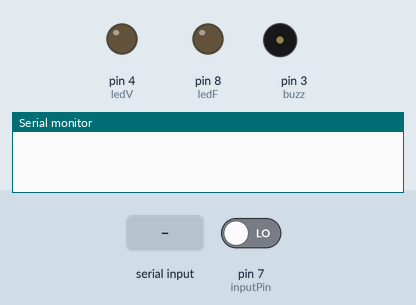
Recording of a sketch running on a simulated Arduino Uno, built with avr-gcc and run on an emulated ATmega328P. On the bench: output pins drawn as LEDs (lit = HIGH), buzzer (waves = sounding, pin HIGH), the last lines printed to the serial monitor. The inputs (shaded band) are chosen by the test bench; at power-on: pin 7 (inputPin) LOW.

Above: at 1.2 s.
1.3 s: pin 7 (inputPin) driven HIGH
At 1.41 s:
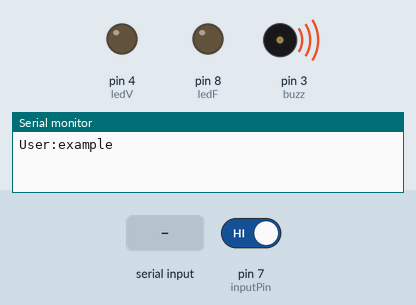
3.0 s: "userokay\n" received over Serial
At 4.7 s:
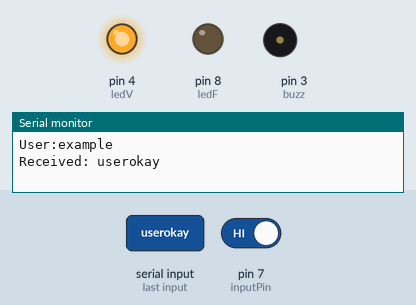
Timing chart, 0 to 10.0 s (numbered marks = the images above; inputs shaded):
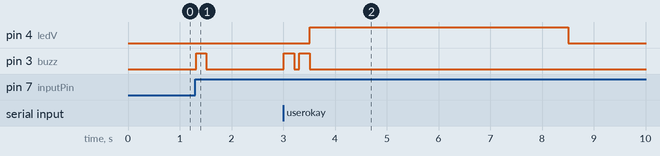

The sketch:

cofigoluzverdeluzroja.ino
```cpp
const int inputPin = 7;
const int ledF = 8;
const int ledV = 4;
const int buzz = 3;
bool estado = 0;

int lastButtonState = LOW;
int currentButtonState;

void encenderVerde() {
  digitalWrite(ledV, HIGH); // Enciende el LED verde (establece el pin 4 en alto)
  delay(5000); // Espera 5 segundos
  digitalWrite(ledV, LOW); // Apaga el LED verde (establece el pin 4 en bajo)
}

void encenderRojo() {
  digitalWrite(ledF, HIGH); // Enciende el LED verde (establece el pin 4 en alto)
  delay(5000); // Espera 5 segundos
  digitalWrite(ledF, LOW); // Apaga el LED verde (establece el pin 4 en bajo)
}

void setup() {

  pinMode(inputPin, INPUT);
  pinMode(ledF, OUTPUT);
  pinMode(ledV, OUTPUT);
  pinMode(buzz, OUTPUT);

  Serial.begin(9600);

}

void loop() {

  currentButtonState = digitalRead(inputPin);

  if (estado == 0) {

  if (currentButtonState == HIGH && lastButtonState == LOW) {
    estado = 1;
    Serial.println("User:example");
    Serial.flush();
    digitalWrite(3, HIGH);
    delay(200);                     // Mantiene el buzzer encendido por 1 segundo
    digitalWrite(3, LOW);
  }

  }
  else {
         if (Serial.available() > 0) {
          String receivedString = Serial.readStringUntil('\n'); // Lee una línea hasta '\n'
          Serial.print("Received: ");
          Serial.println(receivedString);
          digitalWrite(3, HIGH);
          delay(200);                     // Mantiene el buzzer encendido por 1 segundo
          digitalWrite(3, LOW);
          delay(100);
          digitalWrite(3, HIGH);
          delay(200);                     // Mantiene el buzzer encendido por 1 segundo
          digitalWrite(3, LOW);  // Enciende el buzzer
          if (receivedString == "userokay"){
            encenderVerde();
          }
          else{
            encenderRojo();
          }
          estado = 0;

          }
     }

  lastButtonState = currentButtonState;
    }
```

Measured:
- after the input at 1.3 s, pin 3 (buzz): LOW → HIGH at once, → LOW 0.20 s later
- after the input at 3.0 s, pin 4 (ledV): LOW → HIGH after 0.51 s, → LOW 5.0 s later; pin 3 (buzz): alternates HIGH for 0.20 s and LOW for 0.10 s, 4 changes in all, then stays LOW, starting at once
